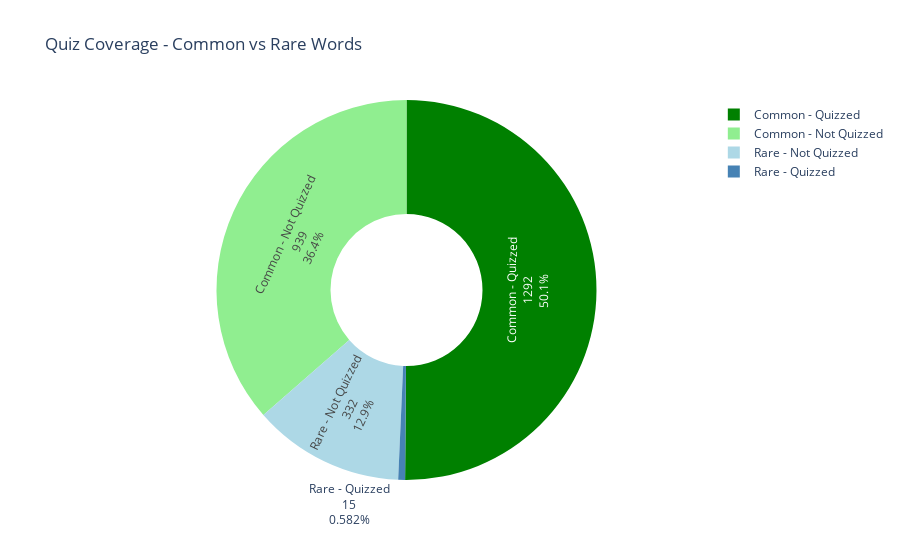

The cell this chart's notebook holds for it:
### Code cell
# 8b) Quiz Coverage - Single Pie with 4 Categories
common_df = df[df['Word Rarity'] == 'Common']
rare_df = df[df['Word Rarity'] == 'Rare']

common_quizzed = (common_df['Quiz Attempts'] > 0).sum()
common_not_quizzed = (common_df['Quiz Attempts'] == 0).sum()
rare_quizzed = (rare_df['Quiz Attempts'] > 0).sum()
rare_not_quizzed = (rare_df['Quiz Attempts'] == 0).sum()

fig8b = go.Figure(go.Pie(
    labels=['Common - Quizzed', 'Common - Not Quizzed', 'Rare - Quizzed', 'Rare - Not Quizzed'],
    values=[common_quizzed, common_not_quizzed, rare_quizzed, rare_not_quizzed],
    marker_colors=['green', 'lightgreen', 'steelblue', 'lightblue'],
    textinfo='label+percent+value',
    hole=0.4
))
fig8b.update_layout(title='Quiz Coverage - Common vs Rare Words')
fig8b.show()

### Figure 1 — Plotly figure (JSON) as saved in the notebook; plotly's stock layout.template omitted (floating-point values rounded to 4 significant figures)
{"data": [{"hole": 0.4, "labels": ["Common - Quizzed", "Common - Not Quizzed", "Rare - Quizzed", "Rare - Not Quizzed"], "marker": {"colors": ["green", "lightgreen", "steelblue", "lightblue"]}, "textinfo": "label+percent+value", "type": "pie", "values": [1292, 939, 15, 332]}], "layout": {"title": {"text": "Quiz Coverage - Common vs Rare Words"}}}
